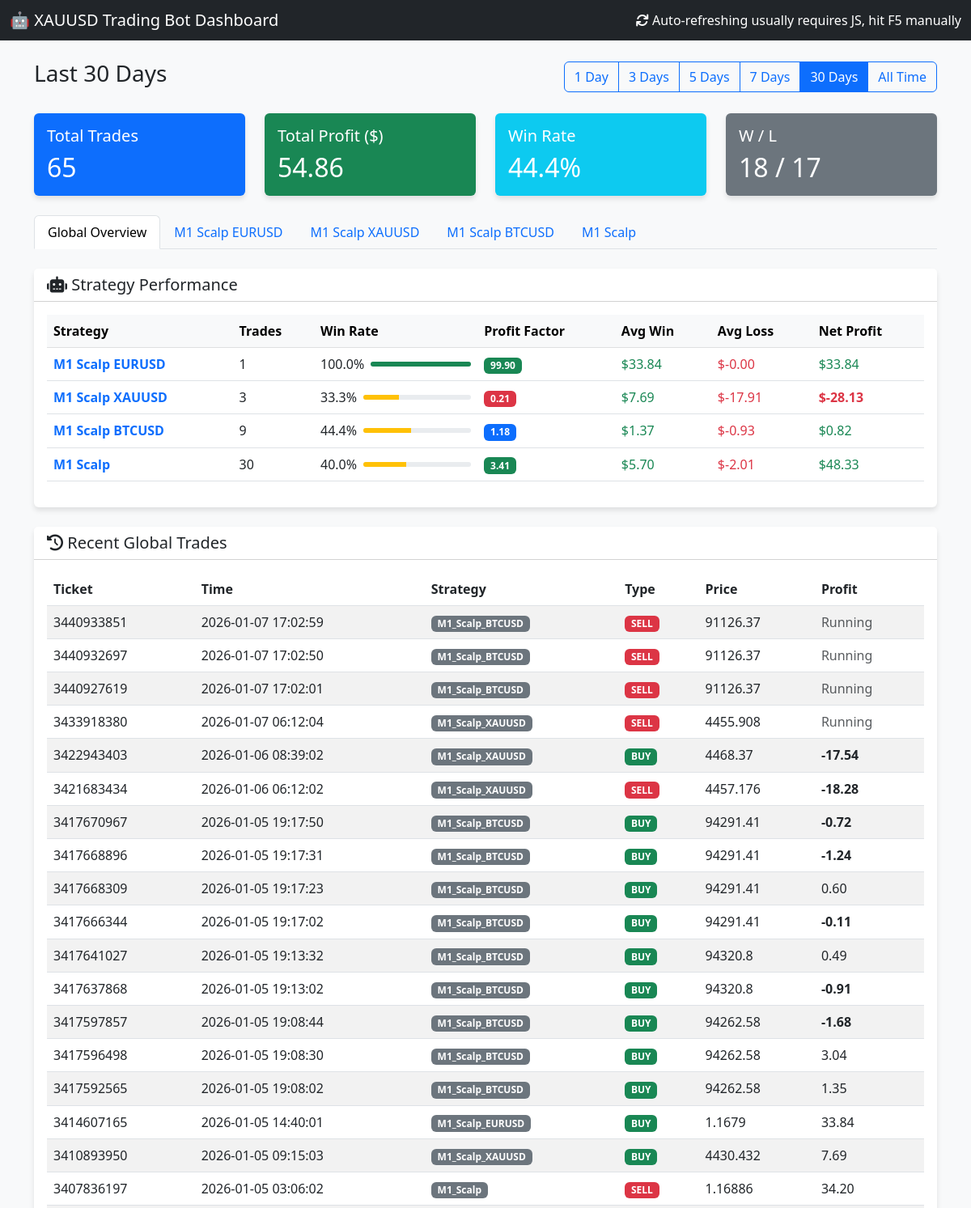
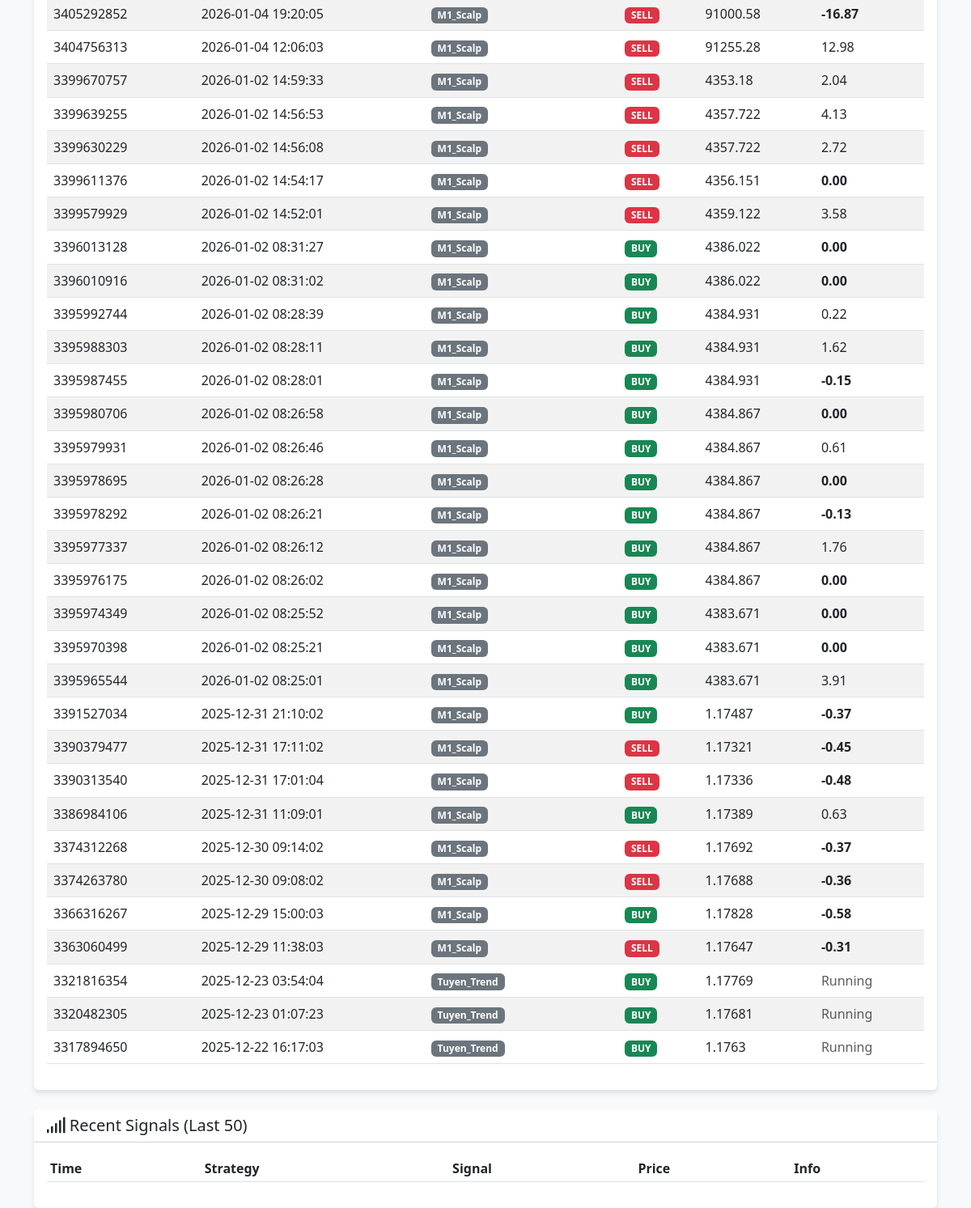
Before: / with the older database file (2 pictures, top to bottom).
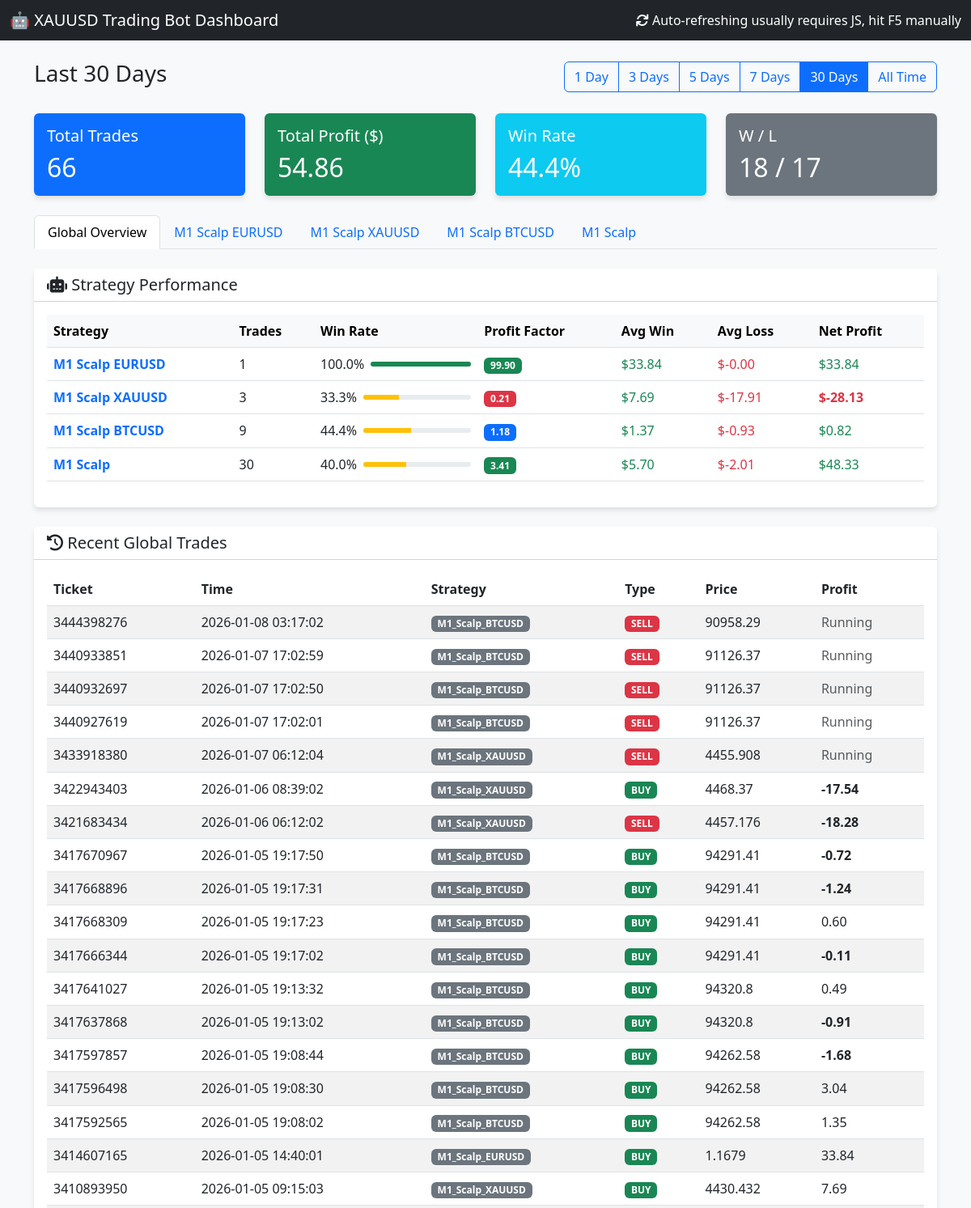
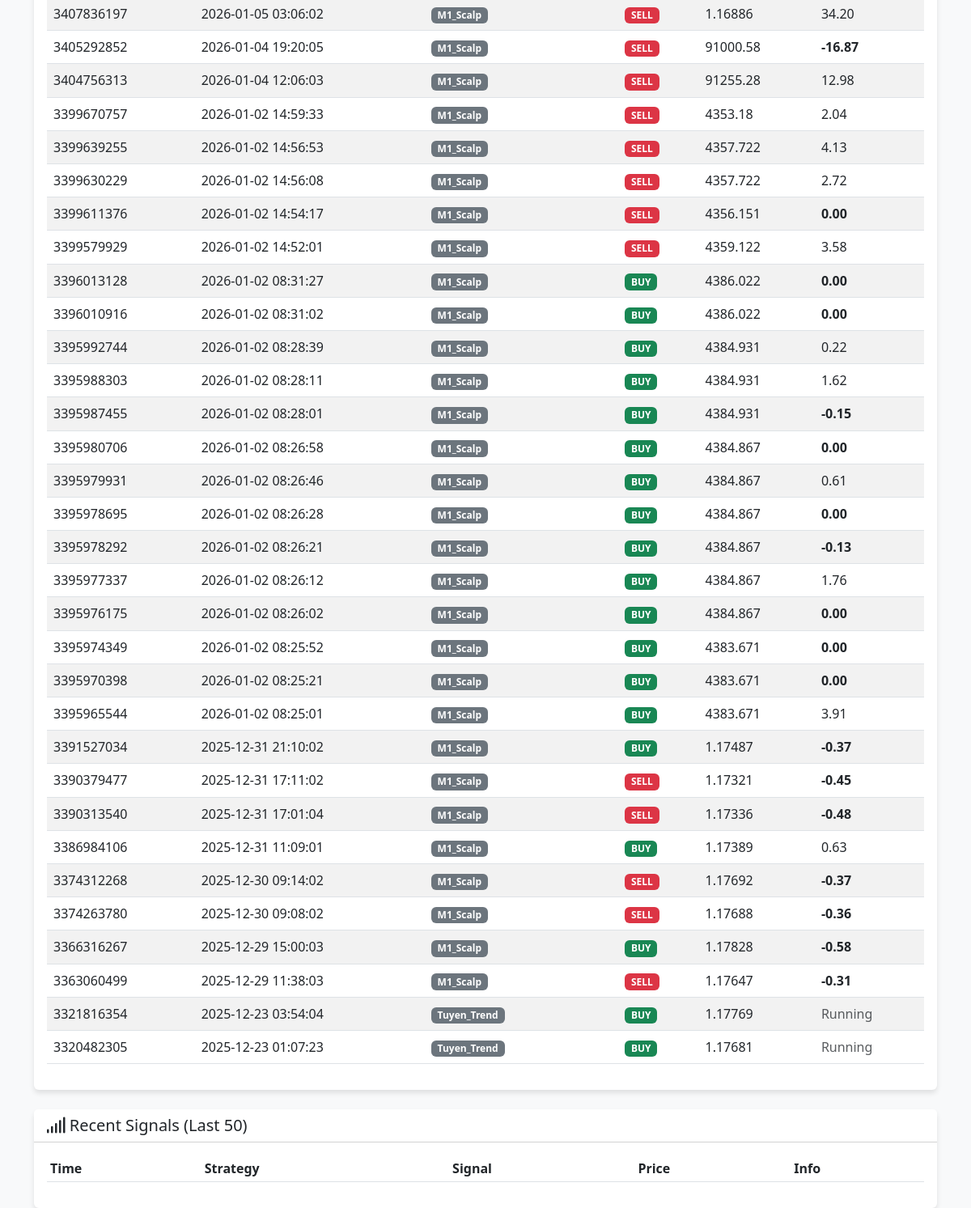
After: the same page with the newer database file (2 pictures, top to bottom).
### tables this page shows
CREATE TABLE orders (
                ticket INTEGER PRIMARY KEY,
                strategy_name TEXT,
                symbol TEXT,
                order_type TEXT,
                volume REAL,
                open_price REAL,
                sl REAL,
                tp REAL,
                open_time DATETIME,
                close_price REAL,
                profit REAL,
                comment TEXT,
                account_id INTEGER DEFAULT 0
            );

### dashboard.py (the view)
@app.route('/')
def index():
    cur = get_db().cursor()
    days_param = request.args.get('days', '30') # Default 30 days
    if days_param == "all":
        days = 36500 # 100 years approx
        filter_label = "All Time"
    else:
        try:
            days = int(days_param)
            filter_label = f"Last {days} Days"
        except:
            days = 30
            filter_label = "Last 30 Days"
    cutoff_date = datetime.now() - timedelta(days=days)
    cutoff_str = cutoff_date.strftime("%Y-%m-%d %H:%M:%S")
    cur.execute("SELECT * FROM orders WHERE open_time >= ? ORDER BY open_time DESC", (cutoff_str,))
    orders = cur.fetchall()
    total_trades = len(orders)
    total_profit = sum([o['profit'] for o in orders if o['profit'] is not None])
    wins = len([o for o in orders if o['profit'] is not None and o['profit'] > 0])
    losses = len([o for o in orders if o['profit'] is not None and o['profit'] < 0])
    win_rate = (wins / total_trades * 100) if total_trades > 0 else 0
    cur.execute("SELECT * FROM signals ORDER BY timestamp DESC LIMIT 50")
    signals = cur.fetchall()
    cur.execute("SELECT DISTINCT strategy_name FROM orders WHERE strategy_name IS NOT NULL")
    strategies = [row['strategy_name'] for row in cur.fetchall()]
    if not strategies:
        print(f"⚠️ [Dashboard] No strategies found in database")
    else:
        print(f"📊 [Dashboard] Found {len(strategies)} strategies: {strategies}")
    bot_stats = []
    for strat in strategies:
        s_orders = [o for o in orders if o['strategy_name'] == strat and o['profit'] is not None]
        s_total = len(s_orders)
        if s_total == 0: continue
        s_wins = [o for o in s_orders if o['profit'] > 0]
        s_losses = [o for o in s_orders if o['profit'] < 0]
        s_gross_profit = sum([o['profit'] for o in s_wins])
        s_gross_loss = abs(sum([o['profit'] for o in s_losses]))
        s_net_profit = sum([o['profit'] for o in s_orders])
        s_avg_win = (s_gross_profit / len(s_wins)) if s_wins else 0.0
        s_avg_loss = (s_gross_loss / len(s_losses)) if s_losses else 0.0 # Positive number for display
        pf = (s_gross_profit / s_gross_loss) if s_gross_loss > 0 else 99.9
        win_rate = (len(s_wins) / s_total) * 100
        if strat.startswith("M1_Scalp_"):
            display_name = strat.replace("M1_Scalp_", "M1 Scalp ").replace("_", " ")
        else:
            display_name = strat.replace("Strategy_", "").replace("_", " ")
        bot_stats.append({
            "raw_name": strat, # Added for template filtering
            "name": display_name,
            "trades": s_total,
            "win_rate": win_rate,
            "pf": pf,
            "avg_win": s_avg_win,
            "avg_loss": -s_avg_loss, # Make negative for display
            "net_profit": s_net_profit,
            "chart_data": [] # Placeholder
        })
        chart_orders = sorted(s_orders, key=lambda x: x['open_time'])
        equity = 0
        points = []
        for o in chart_orders:
            equity += o['profit']
            points.append({
                'x': o['open_time'],
                'y': equity
            })
        bot_stats[-1]['chart_data'] = points
    desired_order = [
        "Strategy_1_Trend_HA",
        "Strategy_4_UT_Bot",
        "Strategy_2_EMA_ATR",
        "Strategy_5_Filter_First",
        "M1_Scalp_EURUSD",
        "M1_Scalp_XAUUSD",
        "M1_Scalp_BTCUSD"
    ]
    bot_stats_filtered = []
    bot_stats_other = []
    for bot in bot_stats:
        if bot['raw_name'] in desired_order:
            bot_stats_filtered.append(bot)
        else:
            bot_stats_other.append(bot)
    bot_stats_filtered.sort(key=lambda x: desired_order.index(x['raw_name']))
    bot_stats_other.sort(key=lambda x: x['net_profit'], reverse=True)
    bot_stats = bot_stats_filtered + bot_stats_other
    print(f"📊 [Dashboard] Generated {len(bot_stats)} bot stats entries")
    for bot in bot_stats:
        print(f"   - {bot['raw_name']}: {bot['trades']} trades, Net Profit: ${bot['net_profit']:.2f}")
    return render_template('index.html',
                           orders=orders,
                           signals=signals,
                           total_trades=total_trades,
                           total_profit=total_profit,
                           win_rate=win_rate,
                           wins=wins,
                           losses=losses,
                           bot_stats=bot_stats,
                           current_filter=days_param,
                           filter_label=filter_label)

### templates/index.html (shortened to what this page needs)
<!DOCTYPE html>
<html lang="en">
<head>
    <link href="https://cdn.jsdelivr.net/npm/bootstrap@5.3.0/dist/css/bootstrap.min.css" rel="stylesheet">
    <link href="https://cdnjs.cloudflare.com/ajax/libs/font-awesome/6.0.0/css/all.min.css" rel="stylesheet">
</head>
<body>
    <nav class="navbar navbar-dark bg-dark mb-4">
        <div class="container-fluid">
            <span class="navbar-brand mb-0 h1">🤖 XAUUSD Trading Bot Dashboard</span>
            <span class="text-white"><i class="fas fa-sync"></i> Auto-refreshing usually requires JS, hit F5
                manually</span>
        </div>
    </nav>
    <div class="container mb-4">
        <div class="d-flex justify-content-between align-items-center">
            <h3>{{ filter_label }}</h3>
            <div class="btn-group" role="group">
                <a href="/?days=1" class="btn btn-outline-primary {% if current_filter == '1' %}active{% endif %}">1
                    Day</a>
                <a href="/?days=3" class="btn btn-outline-primary {% if current_filter == '3' %}active{% endif %}">3
                    Days</a>
                <a href="/?days=5" class="btn btn-outline-primary {% if current_filter == '5' %}active{% endif %}">5
                    Days</a>
                <a href="/?days=7" class="btn btn-outline-primary {% if current_filter == '7' %}active{% endif %}">7
                    Days</a>
                <a href="/?days=30" class="btn btn-outline-primary {% if current_filter == '30' %}active{% endif %}">30
                    Days</a>
                <a href="/?days=all"
                    class="btn btn-outline-primary {% if current_filter == 'all' %}active{% endif %}">All Time</a>
            </div>
        </div>
    </div>
    <div class="container">
        <div class="row mb-4">
            <div class="col-md-3">
                <div class="card bg-primary text-white">
                    <div class="card-body">
                        <h5 class="card-title">Total Trades</h5>
                        <h2 class="card-text">{{ total_trades }}</h2>
                    </div>
                </div>
            </div>
            <div class="col-md-3">
                <div class="card {% if total_profit >= 0 %}bg-success{% else %}bg-danger{% endif %} text-white">
                    <div class="card-body">
                        <h5 class="card-title">Total Profit ($)</h5>
                        <h2 class="card-text">{{ "%.2f"|format(total_profit) }}</h2>
                    </div>
                </div>
            </div>
            <div class="col-md-3">
                <div class="card bg-info text-white">
                    <div class="card-body">
                        <h5 class="card-title">Win Rate</h5>
                        <h2 class="card-text">{{ "%.1f"|format(win_rate) }}%</h2>
                    </div>
                </div>
            </div>
            <div class="col-md-3">
                <div class="card bg-secondary text-white">
                    <div class="card-body">
                        <h5 class="card-title">W / L</h5>
                        <h2 class="card-text">{{ wins }} / {{ losses }}</h2>
                    </div>
                </div>
            </div>
        </div>
        <ul class="nav nav-tabs mb-4" id="myTab" role="tablist">
            <li class="nav-item" role="presentation">
                <button class="nav-link active" id="overview-tab" data-bs-toggle="tab" data-bs-target="#overview"
                    type="button" role="tab" aria-controls="overview" aria-selected="true">Global Overview</button>
            </li>
            {% for bot in bot_stats %}
            <li class="nav-item" role="presentation">
                <button class="nav-link" id="tab-{{ loop.index }}" data-bs-toggle="tab"
                    data-bs-target="#content-{{ loop.index }}" type="button" role="tab"
                    aria-controls="content-{{ loop.index }}" aria-selected="false">{{ bot.name }}</button>
            </li>
            {% endfor %}
        </ul>
        <div class="tab-content" id="myTabContent">
            <div class="tab-pane fade show active" id="overview" role="tabpanel" aria-labelledby="overview-tab">
                <div class="card mb-4">
                    <div class="card-header bg-white">
                        <h5 class="mb-0"><i class="fas fa-robot"></i> Strategy Performance</h5>
                    </div>
                    <div class="card-body">
                        <div class="table-responsive">
                            <table class="table table-hover align-middle">
                                <thead class="table-light">
                                    <tr>
                                        <th>Strategy</th>
                                        <th>Trades</th>
                                        <th>Win Rate</th>
                                        <th>Profit Factor</th>
                                        <th>Avg Win</th>
                                        <th>Avg Loss</th>
                                        <th>Net Profit</th>
                                    </tr>
                                </thead>
                                <tbody>
                                    {% if bot_stats|length > 0 %}
                                    {% for bot in bot_stats %}
                                    <tr>
                                        <td class="fw-bold text-primary">{{ bot.name }}</td>
                                        <td>{{ bot.trades }}</td>
                                        <td>
                                            <div class="d-flex align-items-center">
                                                <span class="me-2">{{ "%.1f"|format(bot.win_rate) }}%</span>
                                                <div class="progress flex-grow-1" style="height: 6px; width: 60px;">
                                                    <div class="progress-bar {% if bot.win_rate >= 50 %}bg-success{% else %}bg-warning{% endif %}"
                                                        role="progressbar" style="width: {{ bot.win_rate }}%"></div>
                                                </div>
                                            </div>
                                        </td>
                                        <td>
                                            {% if bot.pf >= 1.5 %}
                                            <span class="badge bg-success">{{ "%.2f"|format(bot.pf) }}</span>
                                            {% elif bot.pf >= 1.0 %}
                                            <span class="badge bg-primary">{{ "%.2f"|format(bot.pf) }}</span>
                                            {% else %}
                                            <span class="badge bg-danger">{{ "%.2f"|format(bot.pf) }}</span>
                                            {% endif %}
                                        </td>
                                        <td class="text-success">{{ "$%.2f"|format(bot.avg_win) }}</td>
                                        <td class="text-danger">{{ "$%.2f"|format(bot.avg_loss) }}</td>
                                        <td
                                            class="{% if bot.net_profit <= 0 %}fw-bold{% endif %} {% if bot.net_profit >= 0 %}text-success{% else %}text-danger{% endif %}">
                                            {{ "$%.2f"|format(bot.net_profit) }}
                                        </td>
                                    </tr>
                                    {% endfor %}
                                    {% endif %}
                                </tbody>
                            </table>
                        </div>
                    </div>
                </div>
                <div class="card mb-4">
                    <div class="card-header bg-white">
                        <h5 class="mb-0"><i class="fas fa-history"></i> Recent Global Trades</h5>
                    </div>
                    <div class="card-body">
                        <div class="table-responsive">
                            <table class="table table-hover table-striped">
                                <thead>
                                    <tr>
                                        <th>Ticket</th>
                                        <th>Time</th>
                                        <th>Strategy</th>
                                        <th>Type</th>
                                        <th>Price</th>
                                        <th>Profit</th>
                                    </tr>
                                </thead>
                                <tbody>
                                    {% for order in orders[:50] %}
                                    <tr>
                                        <td>{{ order.ticket }}</td>
                                        <td>{{ order.open_time }}</td>
                                        <td><span class="badge bg-secondary">{{ order.strategy_name }}</span></td>
                                        <td>
                                            {% if order.order_type == 'BUY' %}
                                            <span class="badge badge-buy">BUY</span>
                                            {% else %}
                                            <span class="badge badge-sell">SELL</span>
                                            {% endif %}
                                        </td>
                                        <td>{{ order.open_price }}</td>
                                        <td
                                            class="{% if order.profit is not none and order.profit >= 0 %}profit-pos{% elif order.profit is not none %}profit-neg{% endif %} {% if order.profit is not none and order.profit <= 0 %}fw-bold{% endif %}">
                                            {% if order.profit is not none %}
                                            {{ "%.2f"|format(order.profit) }}
                                            {% else %}
                                            <span class="text-muted">Running</span>
                                            {% endif %}
                                        </td>
                                    </tr>
                                    {% endfor %}
                                </tbody>
                            </table>
                        </div>
                    </div>
                </div>
            </div>
        </div>
        <div class="card">
            <div class="card-header bg-white">
                <h5 class="mb-0"><i class="fas fa-signal"></i> Recent Signals (Last 50)</h5>
            </div>
            <div class="card-body">
                <div class="table-responsive">
                    <table class="table table-sm">
                        <thead>
                            <tr>
                                <th>Time</th>
                                <th>Strategy</th>
                                <th>Signal</th>
                                <th>Price</th>
                                <th>Info</th>
                            </tr>
                        </thead>
                    </table>
                </div>
            </div>
        </div>
    </div>
</body>
</html>

Changed rows visible on the page:
no longer on this page (row unchanged): orders: ticket "3317894650", open_time "2025-12-22 16:17:03", strategy_name "Tuyen_Trend", order_type "BUY", open_price "1.1763", shows "Running"
added orders: ticket "3444398276", open_time "2026-01-08 03:17:02", strategy_name "M1_Scalp_BTCUSD", order_type "SELL", open_price "90958.29", shows "Running"
Other visible differences:
{{ total_trades }}: "65" → "66"
